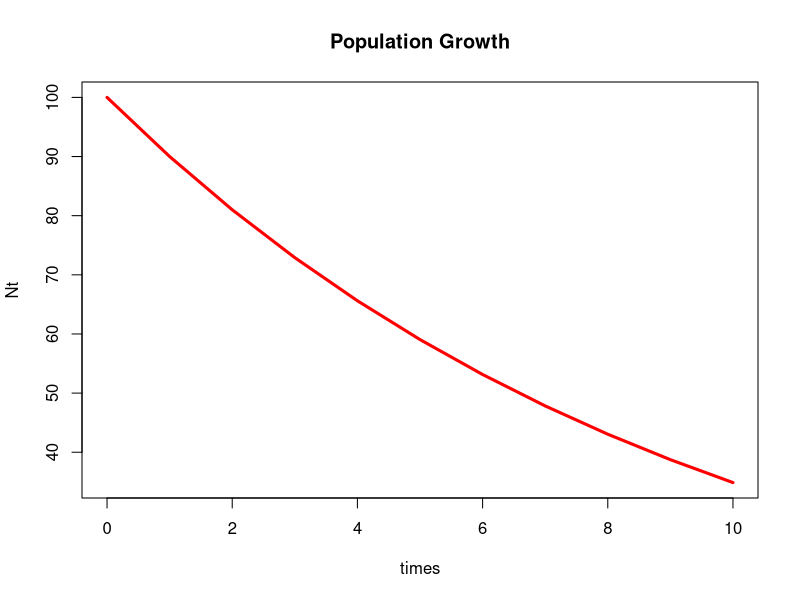
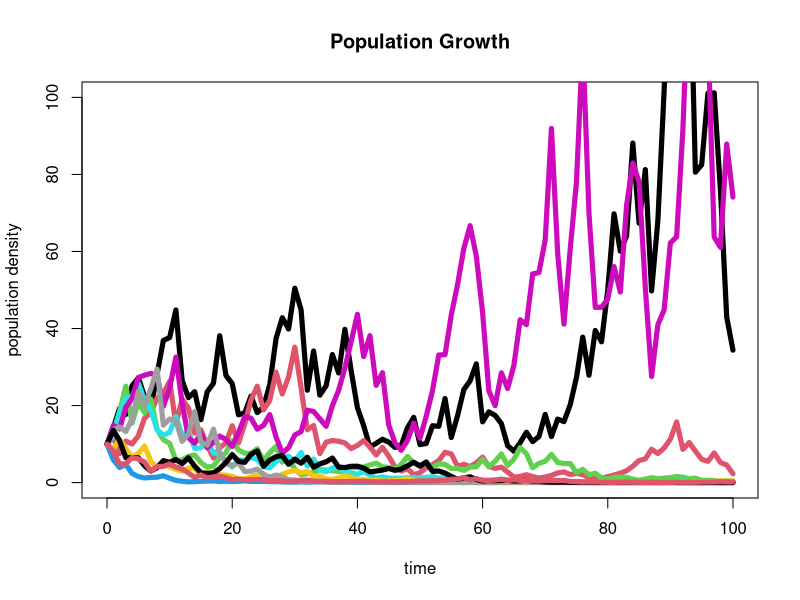
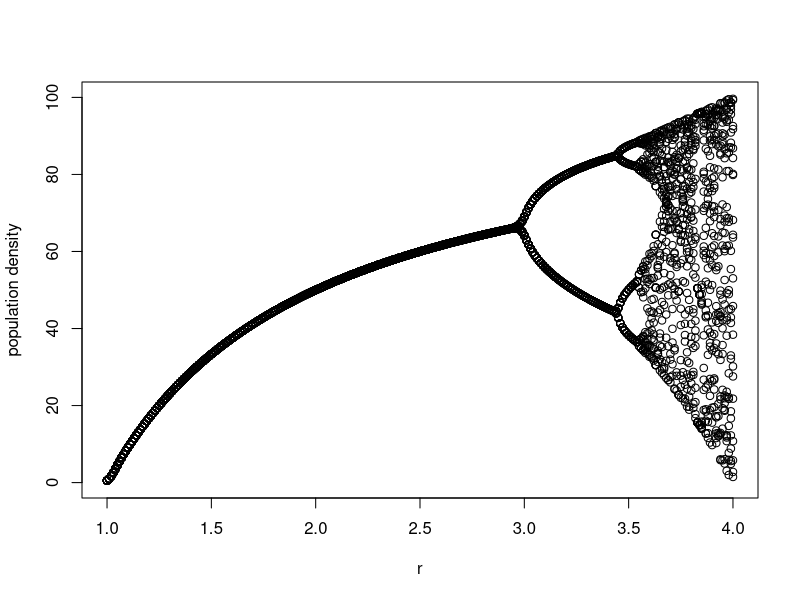

Reproduce these figures in R, in order.
#### Model 1: Geometric Growth ======
### Written by Swati Patel, April 7, 2018

# initialize population
N_initial=100
finalT=10
times=c(0, seq(1,finalT))
Nt=matrix(0,1, length(times))
Nt[1]=N_initial

# parameters
r=.9 

# run population growth
for(i in 1:(length(times)-1)){
	Nt[i+1]=r*Nt[i]
}

plot(times, Nt, type="l", main="Population Growth", col = "red", lwd = 3)

#### Model 2: Random Geometric Growth ======
# initialize population
N_initial=10
finalT=100
times=c(0, seq(1,finalT))
Nt=matrix(0,1, length(times))
Nt[1]=N_initial

plot(0,0, xlim=c(0,finalT), ylim=c(0,100), xlab="time", ylab="population density", main="Population Growth", col="white")

for(j in 1:10){
  # run population growth
  for(i in 1:(length(times)-1)){
    r=runif(1, .5, 1.5)
    Nt[i+1]=r*Nt[i]
  }
  
  points(times, Nt, type="l", main="Population Growth", ylim=c(0,100), col=j, lwd=5)
  
}

#### Model 3: Logistic discrete growth======
#parameter 
K=100

plot(0,0, xlim=c(1,4), ylim=c(0,K), xlab="r", ylab="population density", col="white")

rvec=seq(1,4, by=0.01)
plottimes=80:100

for(j in 1:length(rvec)){
  
  # initialize population
  N_initial=1
  finalT=100
  times=c(0, seq(1,finalT))
  Nt=matrix(0,1, length(times))
  Nt[1]=N_initial
  
  r=rvec[j]
  
  # run population growth
  for(i in 1:(length(times)-1)){
    Nt[i+1]=r*Nt[i]*(1-Nt[i]/K)
  }
  
  rrep=rep(r, length(plottimes))
  points(rrep, Nt[plottimes])
  
}